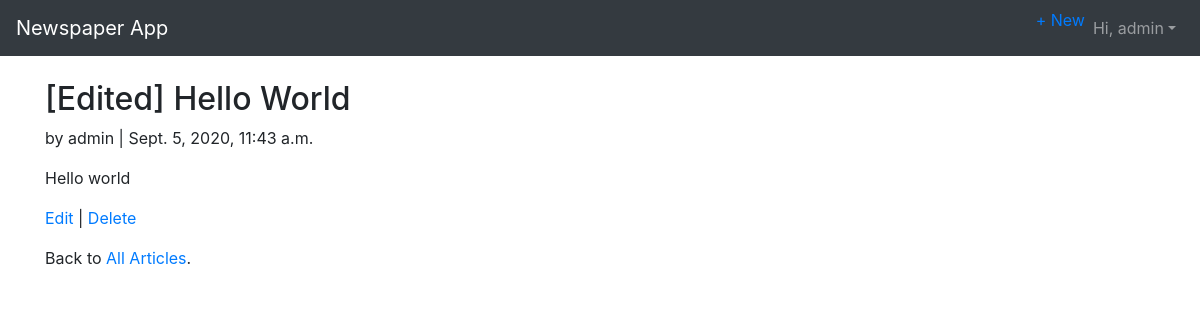
The app's page /articles/3/ (signed in) with its own data.
### accounts/models.py (models this page shows, shortened)
class CustomUser(AbstractUser):
    age = models.PositiveIntegerField(null=True, blank=True)

### articles/models.py (models this page shows, shortened)
class Article(models.Model):
    title = models.CharField(max_length=255)
    body = models.TextField()
    date = models.DateTimeField(auto_now_add=True)
    author = models.ForeignKey(get_user_model(), on_delete = models.CASCADE)

### articles/views.py (the view)
# urls.py: path('<int:pk>/', views.ArticleDetailView.as_view(), name='article_detail'),
class ArticleDetailView(LoginRequiredMixin, DetailView):
    model = Article
    template_name = "articles/article_detail.html"
    context_object_name = "article"

### templates/articles/article_detail.html (shortened to what this page needs)
{% extends 'base.html' %}
{% block content %}
<div class="article-entry">
<h2>{{ article.title}}</h2>
<p>by {{ article.author }} | {{ article.date }} </p>
<p> {{ article.body }}</p
</div>
<p><a href="{% url 'article_edit' article.pk %}">Edit</a> | <a href="{% url 'article_delete' article.pk %}">Delete</a></p>
<p>Back to <a href="{% url 'article_list' %}">All Articles</a>.</p>
{% endblock %}

### templates/base.html (shortened to what this page needs)
{% load static %}
<!DOCTYPE html>
<html>
<head>
<link rel="stylesheet" href="https://stackpath.bootstrapcdn.com/bootstrap/4.5.2/css/bootstrap.min.css">
</head>
<body>
<nav class="navbar navbar-expand-md navbar-dark bg-dark mb-4">
<a class="navbar-brand" href="{% url 'home' %}">Newspaper App</a>
<div class="collapse navbar-collapse" id="navbarCollapse">
{% if user.is_authenticated %}
<ul class="navbar-nav ml-auto">
<li class="nav-item"><a href="{% url 'create_article' %}">+ New</a></li>
<li class="nav-item">
<a class="nav-link dropdown-toggle" href="#" id="userMenu" data-toggle="dropdown" aria-haspopup="true" aria-expanded="false">
Hi, {{user.username}}</a>
</li>
</ul>
{% else %}
<form class="form-inline ml-auto">
<a href="{% url 'login' %}" class="btn btn-outline-secondary">Log In</a>| <a href="{% url 'signup' %}" class="btn btn-primary ml-2">Sign Up</a>
</form>
{% endif %}
</div>
</nav>
<div class="container">
{% block content %}
{% endblock content %}
</div>
</body>
</html>

### records on screen
CustomUser: username "admin"
Article: title "[Edited] Hello World", author "admin", date "Sept. 5, 2020, 11:43 a.m.", body "Hello world"
